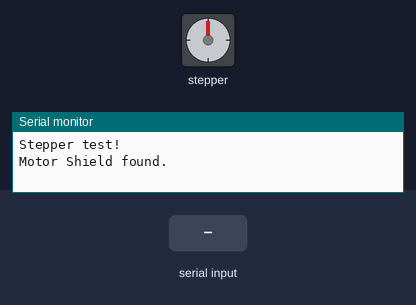
Bench run of a sketch on a simulated Arduino Uno, built with avr-gcc and run on an emulated ATmega328P. Shown: stepper motor, the last lines printed to the serial monitor. The test bench sets the inputs (shaded band). Stepper angles assume 200 steps per turn.

Above: at 1.2 s.
1.3 s: "s" received over Serial
At 1.75 s:
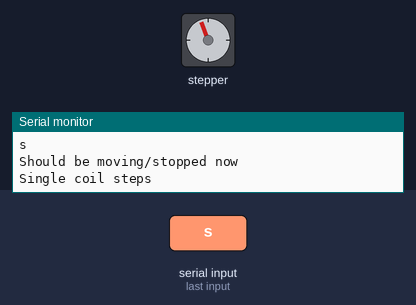
At 2.35 s:
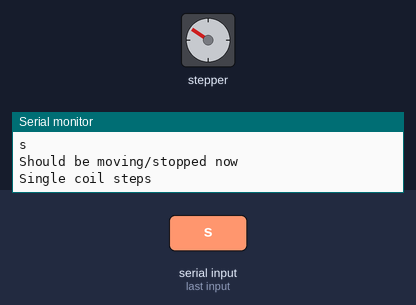
7.3 s: "d" received over Serial
At 7.48 s:
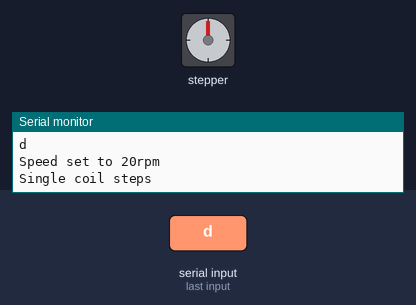
10.3 s: "a" received over Serial
Timing chart, 0 to 19.3 s (numbered marks = the images above; inputs shaded):
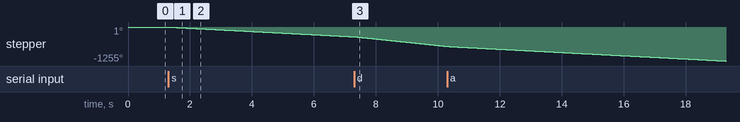

Measured:
- after the input at 1.3 s, stepper: keeps turning counter-clockwise at about 60°/s, starting at once

The sketch:

motorTest2.ino
```cpp
#include <Wire.h>
#include <Adafruit_MotorShield.h>
//#include "utility/Adafruit_PWMServoDriver.h"
Adafruit_MotorShield AFMS = Adafruit_MotorShield();
Adafruit_StepperMotor *myMotor = AFMS.getStepper(200, 1);

bool moving = false;

//professor hawkss

void setup() {
  Serial.begin(9600);           // set up Serial library at 9600 bps
  while (!Serial);
  Serial.println("Stepper test!");

  if (!AFMS.begin()) {         // create with the default frequency 1.6KHz
  // if (!AFMS.begin(2000)) {  // OR with a different frequency, say 1KHz
    Serial.println("Could not find Motor Shield. Check wiring.");
    while (1);
  }
  Serial.println("Motor Shield found.");

  myMotor->setSpeed(10);  // 10 rpm
}

void loop() {
  if(moving)
  {
    Serial.println("Single coil steps");
    myMotor->step(200, BACKWARD, SINGLE);
  }
  if(Serial.available())
  {
    char input = Serial.read();
    //Serial.print("You typed: " );
    Serial.println(input);
    if(input == 's')
    {
      Serial.println("Should be moving/stopped now");
      moving = !moving;
    }
    else if(input == 'q')
    {
      Serial.println("Speed set to 0.01rpm");
      myMotor->setSpeed(0.001);  // 5 rpm
    }
    else if(input == 'w')
    {
      Serial.println("Speed set to 0.02rpm");
      myMotor->setSpeed(0.02);  // 5 rpm
    }

    else if(input == 'a')
    {
      Serial.println("Speed set to 10rpm");
      myMotor->setSpeed(10);  // 10 rpm
    }
    else if(input == 'd')
    {
      Serial.println("Speed set to 20rpm");
      myMotor->setSpeed(20);  // 20 rpm
    }
    else if(input == 'f')
    {
      Serial.println("Speed set to 40rpm");
      myMotor->setSpeed(40);  // 40 rpm
    }
    else if(input == 'g')
    {
      Serial.println("Speed set to 60rpm");
      myMotor->setSpeed(60);  // 60 rpm
    }
     else if(input == 'h')
    {
      Serial.println("Speed set to 80rpm");
      myMotor->setSpeed(80);  // 80 rpm
    }
      else if(input == 'h')
    {
      Serial.println("Speed set to 100rpm");
      myMotor->setSpeed(100);  // 100 rpm
    }
     else if(input == 'j')
    {
      Serial.println("Speed set to 140rpm");
      myMotor->setSpeed(140);  // 140 rpm
    }


  }
}
```
